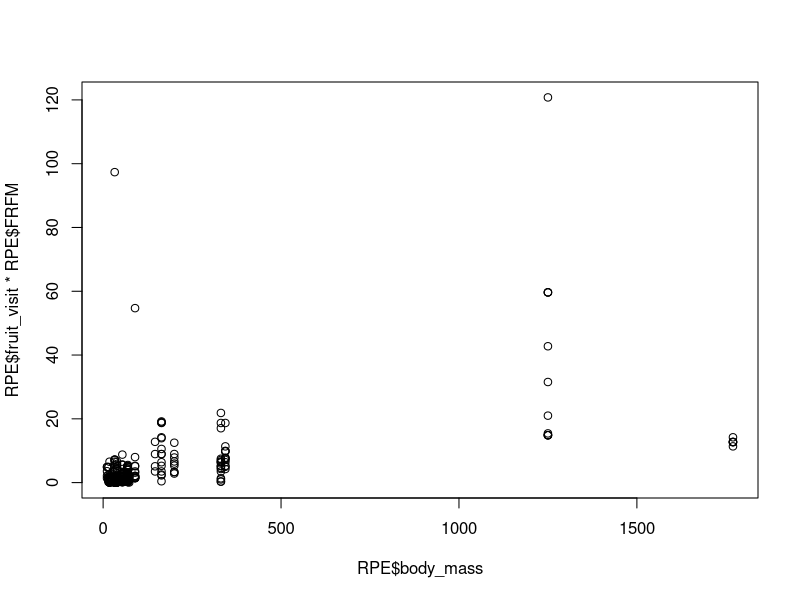
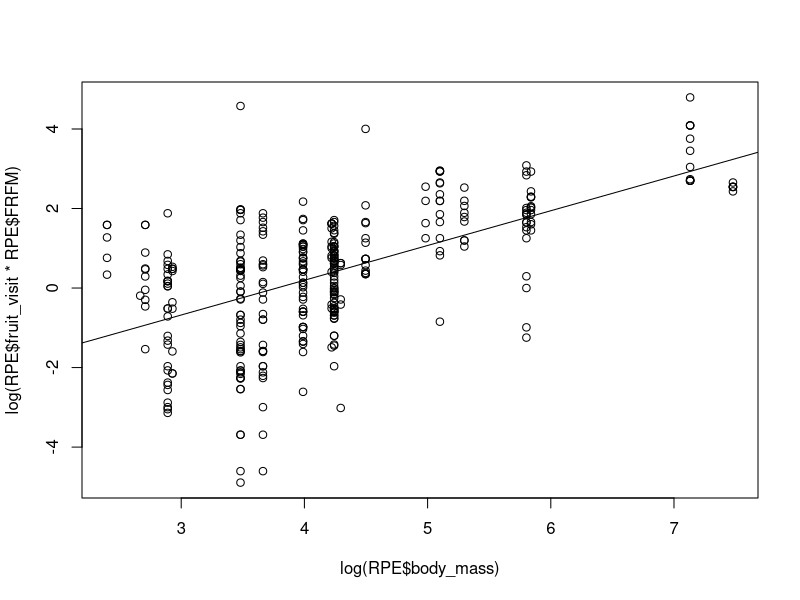
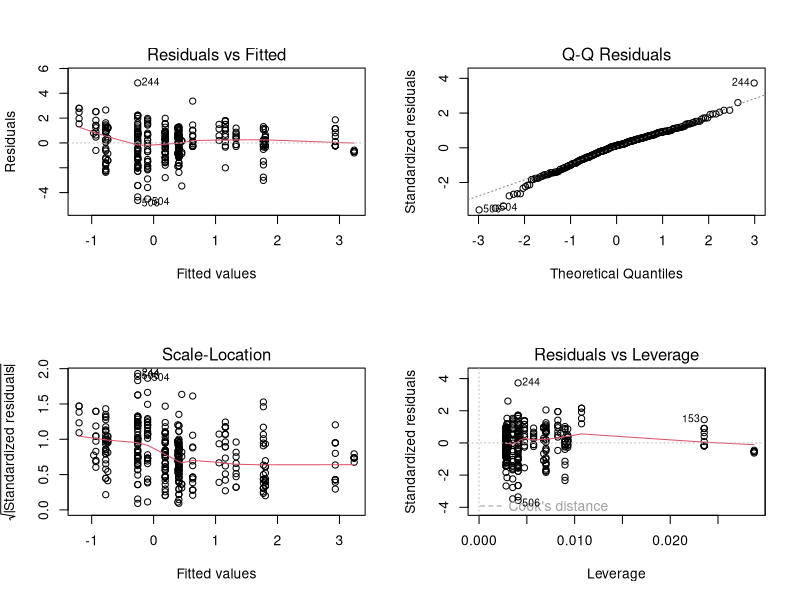
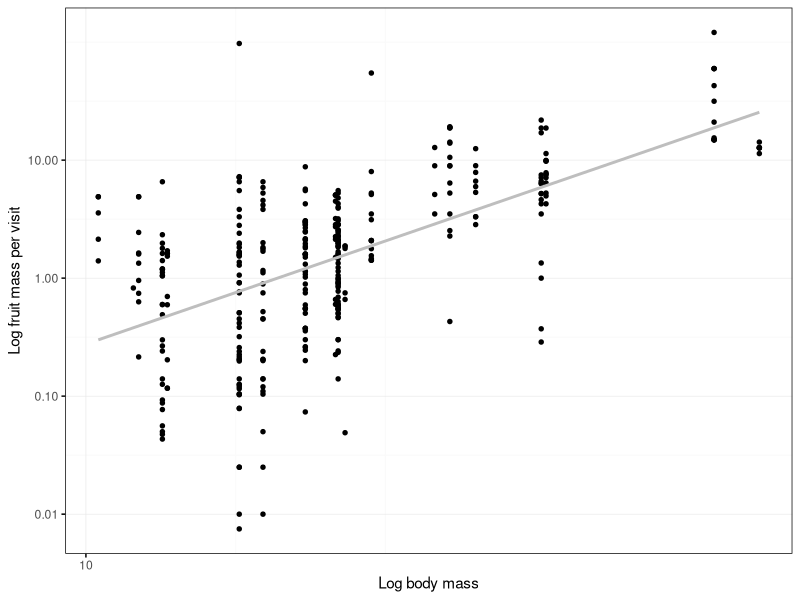

Here is the R script that generated these plots, in order:
#Include the dataset
library(readr)
RPE <- read_delim("code/Regression body-fruit mass/RPE_data_imputation.csv", ";", 
                  escape_double = FALSE, col_types = cols(frug = col_factor(levels = c()), 
                  frug_family = col_factor(levels = c()), 
                  fruit_visit = col_number(), 
                  plant = col_factor(levels = c()),  
                  plant_family = col_factor(levels = c())), trim_ws = TRUE)
RPE
str(RPE)

#Plotting relation body mass and fruits/visit*FRFM
plot(RPE$body_mass, RPE$fruit_visit*RPE$FRFM)
plot(log(RPE$body_mass), log(RPE$fruit_visit*RPE$FRFM)) #convert to logarythm to normalize
model <- lm(log(fruit_visit*FRFM)~log(body_mass), RPE)
abline(model)
summary(model)
par(mfrow=c(2,2)) #model checking
plot(model)
par(mfrow=c(1,1))


# Correlation test. Ommitting just the pairwise NA's 
cor.test(log(RPE$fruit_visit*RPE$FRFM), log(RPE$body_mass), method="pearson", use= "pairwise.complete.obs")
#pairs(log(RPE$fruit_visit*RPE$FRFM), log(RPE$body_mass), method="pearson", use= "pairwise.complete.obs")


#Infer estimated values of fruit mass ingested (frugivore mean mass of fruit ingested) 
#for frugivore body mass
frug_capacity <- exp(predict(model, RPE))
RPE_capacity <- cbind(RPE, frug_capacity)
str(RPE_capacity)

#save results in data.csv
#write.csv(RPE_capacity, "code/Regression body-fruit mass/RPE_capacity.csv")

#plot in ggplot
library(ggplot2)
ggplot(RPE, aes(body_mass, fruit_visit*FRFM)) + geom_point(size=1.2) + geom_smooth(color="grey", method="lm", se=F) +
  scale_x_log10(breaks=c(0.01, 0.1, 1, 10)) + scale_y_log10(breaks=c(0.01, 0.1, 1, 10))+
  theme(axis.text = element_text(size = rel(0.8)), 
        axis.ticks = element_line(colour = "black"), 
        panel.background = element_rect(fill = "white", colour = NA), 
        panel.border = element_rect(fill = NA, colour = "black"), 
        panel.grid.major = element_line(colour = "grey90", size = 0.2), 
        panel.grid.minor = element_line(colour = "grey98", size = 0.4), 
        strip.background = element_rect(fill = "grey80", 
                                        colour = "grey50", size = 0.2))+
  labs(x = "Log body mass", y="Log fruit mass per visit")

